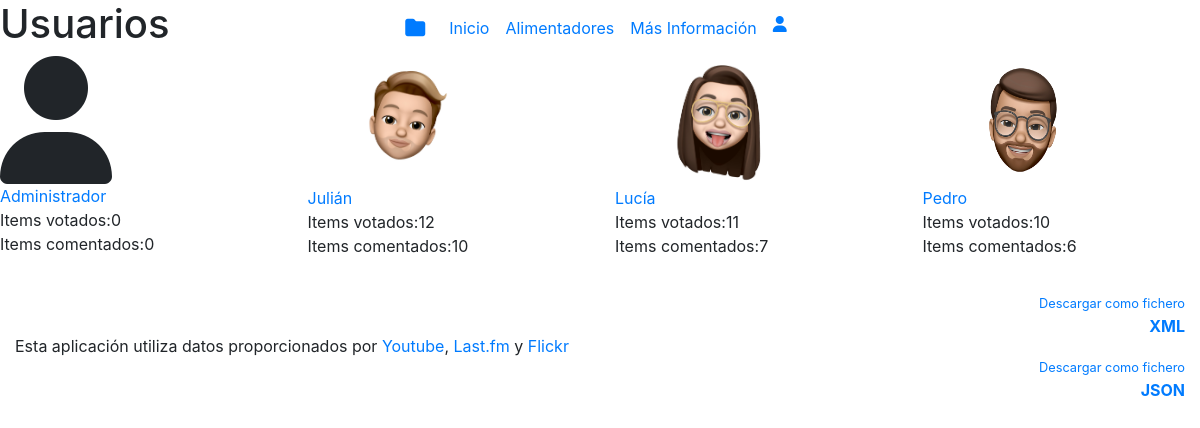
The page /MisCosas/users/ on the database its author committed.
### MisCosas/models.py (models this page shows, shortened)
class Users(models.Model):
    username = models.CharField(max_length=64, default="")
    email = models.EmailField(max_length=64, default="")
    password = models.CharField(max_length=64, default="")
    image = models.ImageField(upload_to='Users', null=True, default="")
    tamañoletra = models.CharField(max_length=64, default="")
    estilo = models.CharField(max_length=64, default="")

### MisCosas/views.py (the view)
# urls.py: path('users/',views.users, name='users'),
def users(request):
    paginaUsuarios = True
    form = LoginForm()
    users = Users.objects.all()
    context = {'users':users,
               'paginaUsuarios':paginaUsuarios,
               'form': form}
    if request.method == "GET":
        format = request.GET.get('format')
        if format == 'xml':
            return render(request, 'MisCosas/users.xml', context, content_type='text/xml')
        if format == 'json':
            list = [*users]
            lista = serializers.serialize('json', list, fields=['username','email'])
            return HttpResponse(lista, content_type="application/json")
    return render(request,'MisCosas/users.html', context)

### MisCosas/templates/MisCosas/users.html (shortened to what this page needs)
{% extends 'MisCosas/base.html' %}
    {% block contenido %}
    <header id="headerusuarios">
        <h1>Usuarios</h1>
    </header>
    <section>
    <div class="row" id="usuario">
        {%for user in users%}
        <div class="col col-sm-3" id="tituloperfil">
            {%if user.image%}
                <img  class="fotouser" src="{{user.image.url}}" width="200" height="130"><br>
            {%else%}
                <div class=""><i class="fas fa-user fa-8x"></i></div>
            {%endif%}
            <p><a href="/MisCosas/user/{{user.username}}">{{user.username}}</a><br>
            Items votados:{{user.voto_set.count}}<br>
            Items comentados:{{user.comentario_set.count}}</p>
        </div>
        {%endfor%}
    </div>
    </section>
    {% endblock %}

### MisCosas/templates/MisCosas/base.html (shortened to what this page needs)
<!DOCTYPE html>
{%load static%}
<html lang="en">
<head>
    <link rel="stylesheet" href="https://stackpath.bootstrapcdn.com/bootstrap/4.4.1/css/bootstrap.min.css">
    <link rel="stylesheet" href="/MisCosas/css">
</head>
<body>
    <nav class="navbar navbar-expand-lg justify-content-center fixed-top" id="mainNav">
        <a class="navbar-brand" href="{% url 'index'%}">
            <i class="fas fa-folder"></i>
        </a>
        <ul class="navbar-nav">
            {%if paginaPrincipal%}
                <li class="nav-item">
                    <a class="nav-link" href="#top10">Top 10</a>
                </li>
                {% if user.is_authenticated %}
                <li class="nav-item">
                    <a class="nav-link" href="#top5">Top 5 </a>
                </li>
                {%endif%}
                <li class="nav-item">
                    <a class="nav-link" href="#alimentadores">Elección Alimentador </a>
                </li>
                <li class="nav-item">
                    <a class="nav-link" href="#historialalimentadores">Historial</a>
                </li>
            {%else%}
                <li class="nav-item">
                    <a class="nav-link" href="/MisCosas">Inicio</a>
                </li>
            {%endif%}
            {%if not paginaAlimentadores%}
            <li class="nav-item">
                <a class="nav-link" href="{% url 'alimentadores'%}">Alimentadores</a>
            </li>
            {%endif%}
            {%if not pagInformacion%}
            <li class="nav-item">
                <a class="nav-link" href="{% url 'informacion'%}">Más Información</a>
            </li>
            {%endif%}
            <li class="nav-item dropdown">
                <a class="nav-link fas fa-user" href="#" id="navbardrop" data-toggle="dropdown"></a>
            </li>
        </ul>
    </nav>
    {% block contenido %}
    {% endblock %}
    <footer>
        <div class="container-fluid">
            <div class="row align-items-center">
                <div class="col col-sm-6">
                    <p> Esta aplicación utiliza datos proporcionados por <a href="https://www.youtube.com">Youtube</a>, <a href="https://www.last.fm">Last.fm</a> y <a href="https://www.flickr.com">Flickr</a></p>
                </div>
                <div class="col-sm-3 offset-sm-3 text-right">
                    <a href="?format=xml" class="baseurl"><p><small class="fichero">Descargar como fichero</small><br><b class="xml">XML</b></p></a>
                    <a href="?format=json" class="baseurl"><p><small class="fichero">Descargar como fichero</small><br><b class="xml">JSON</b></p></a>
                </div>
            </div>
        </div>
    </footer>
</body>
</html>

### rows shown on the page
Users: username "Administrador", voto_set.count "0", comentario_set.count "0"
Users: image (picture), username "Julián", voto_set.count "12", comentario_set.count "10"
Users: image (picture), username "Lucía", voto_set.count "11", comentario_set.count "7"
Users: image (picture), username "Pedro", voto_set.count "10", comentario_set.count "6"
